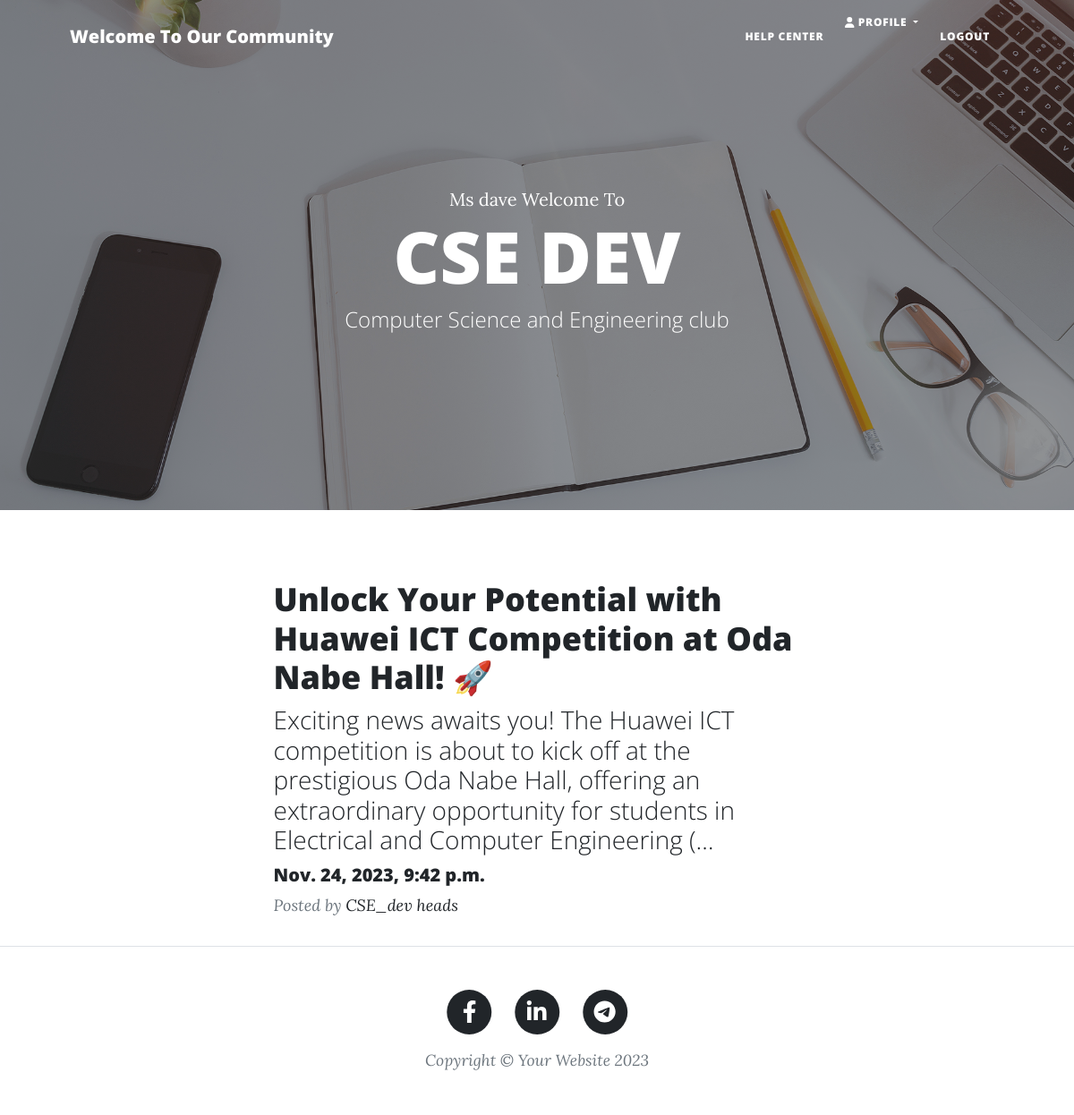
Page /home/ (signed in) on the committed database.
### pro/models.py (models this page shows, shortened)
class Post(models.Model):
    title = models.CharField(max_length=200)
    body = models.CharField(max_length=10000000)
    date = models.DateTimeField(default=datetime.now, blank=True, editable=False)

### pro/views.py (the view)
# urls.py: path('home/', views.home, name='home'),
def home(request):
        posts=Post.objects.all()
        user = request.user
        print(user.username)
        userInfo = ""
        sex = "M"
        if info.objects.filter(user = user).exists():
            userInfo = info.objects.get(user = user)
            print(userInfo)
        if userInfo and userInfo.sex == "F":
            sex = "F"
            print(sex)
        return render(request, 'home.html',{'posts':posts,"users":user,"sex":sex})

### template/home.html (shortened to what this page needs)
<!DOCTYPE html>
<html lang="en">
    <head>
        <link rel="stylesheet" href="https://cdn.jsdelivr.net/npm/bootstrap@5.3.2/dist/css/bootstrap.min.css">
        {% load static %}
        <link href="{% static 'css/styles.css' %}" rel="stylesheet" />
    </head>
    <body>
        <nav class="navbar navbar-expand-lg navbar-light" id="mainNav">
            <div class="container px-4 px-lg-5">
                <a class="navbar-brand" href="index.html">Welcome To Our Community</a>
                <div class="collapse navbar-collapse" id="navbarResponsive">
                    <ul class="navbar-nav ms-auto py-4 py-lg-0">
                        <li class="nav-item">
                            <a class="nav-link px-lg-3 py-3 py-lg-4" href="https://t.me/BiniTech" target="_blank">
                                HELP CENTER
                            </a>
                        </li>
                        <li class="nav-item dropdown">
                            <a class="nav-link dropdown-toggle" href="#" id="profileDropdown" role="button" data-bs-toggle="dropdown" aria-expanded="false">
                                <i class="fas fa-user"></i> Profile
                            </a>
                        </li>
                        <li class="nav-item">
                            <a class="nav-link px-lg-3 py-3 py-lg-4" href="{% url 'login_view' %}">
                                Logout
                            </a>
                        </li>
                    </ul>
                </div>
            </div>
        </nav>
        <header class="masthead" style="background-image: url('{% static 'assets/img/home-bg.jpg' %}')">
            <div class="container position-relative px-4 px-lg-5">
                <div class="row gx-4 gx-lg-5 justify-content-center">
                    <div class="col-md-10 col-lg-8 col-xl-7">
                        <div class="site-heading">
                            {% if user.is_authenticated %}
                                    {%if sex == "M"%}
                                    <h1 style="font-size: 2em;"></h1> Mr {{ user.username }} Welcome   To </h1>
                                    {%else%}
                                    <h1 style="font-size: 2em;"></h1> Ms {{ user.username }} Welcome   To </h1>
                                    {%endif%}
                            {% endif %}
                            <h1>CSE DEV</h1>
                            <span class="subheading">Computer Science and Engineering club </span>
                        </div>
                    </div>
                </div>
            </div>
        </header>
        <div class="container px-4 px-lg-5">
            <div class="row gx-4 gx-lg-5 justify-content-center">
                {% for post in posts reversed %}
                    <div class="col-md-10 col-lg-8 col-xl-7">
                        <div class="post-preview">
                            <a href="/posts/{{post.id}}/">
                                <h2 class="post-title">{{ post.title }}</h2>
                                <h3 class="post-subtitle">{{ post.body|truncatechars:200 }}</h3>
                                <h5>{{ post.date }}</h5>
                            </a>
                            <p class="post-meta">
                                Posted by
                                <a href="#!">CSE_dev heads</a>
                            </p>
                        </div>
                    </div>
                {% endfor %}
            </div>
        </div>
        <footer class="border-top">
            <div class="container px-4 px-lg-5">
                <div class="row gx-4 gx-lg-5 justify-content-center">
                    <div class="col-md-10 col-lg-8 col-xl-7">
                        <ul class="list-inline text-center">
                            <li class="list-inline-item">
                                <a href="https://www.facebook.com/your-facebook-page">
                                    <span class="fa-stack fa-lg">
                                        <i class="fas fa-circle fa-stack-2x"></i>
                                        <i class="fab fa-facebook-f fa-stack-1x fa-inverse"></i>
                                    </span>
                                </a>
                            </li>
                            <li class="list-inline-item">
                                <a href="https://www.linkedin.com/company/csec-astu" target="_blank" rel="noopener noreferrer">
                                    <span class="fa-stack fa-lg">
                                        <i class="fas fa-circle fa-stack-2x"></i>
                                        <i class="fab fa-linkedin-in fa-stack-1x fa-inverse"></i>
                                    </span>
                                </a>
                            </li>
                            <li class="list-inline-item">
                                <a href="https://t.me/CSEC_ASTU" target="_blank" rel="noopener noreferrer">
                                    <span class="fa-stack fa-lg">
                                        <i class="fas fa-circle fa-stack-2x"></i>
                                        <i class="fab fa-telegram fa-stack-1x fa-inverse"></i>
                                    </span>
                                </a>
                            </li>
                        </ul>
                        <div class="small text-center text-muted fst-italic">Copyright &copy; Your Website 2023</div>
                    </div>
                </div>
            </div>
        </footer>
    </body>
</html>

### rows in the picture
Post: title "Unlock Your Potential with Huawei ICT Competition at Oda Nabe Hall! 🚀", body "Exciting news awaits you! The Huawei ICT competition is about to kick off at the prestigious Oda Nabe Hall, offering an extraordinary opportunity for students in Electrical and Computer Engineering (…", date "Nov. 24, 2023, 9:42 p.m."

### other values in the picture
{{ user.username }} "dave"
